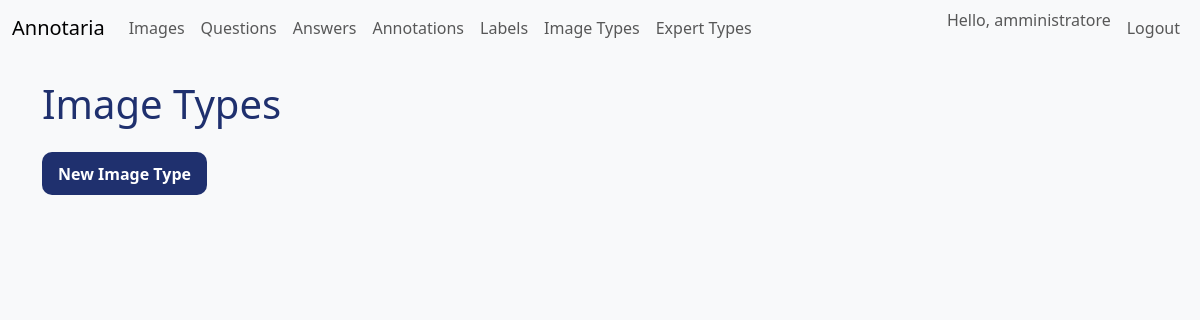
The app's page /ui/image-types (signed in), older data.
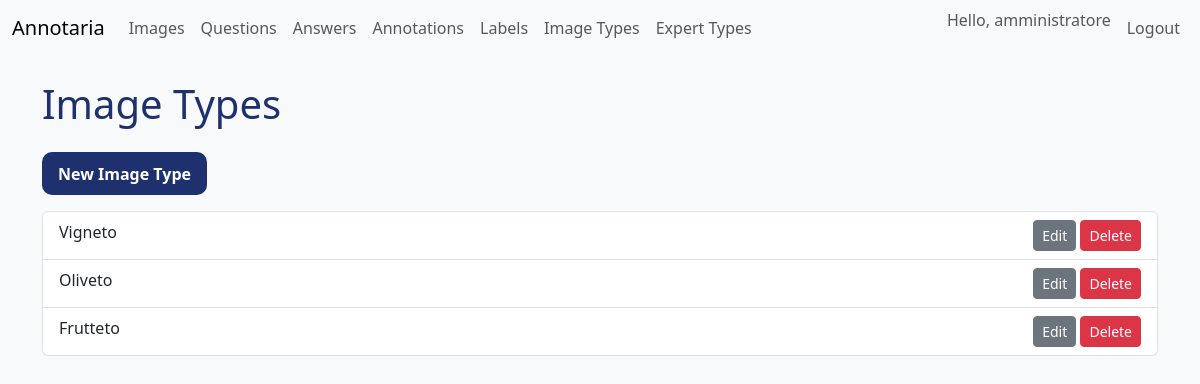
The same page, newer data.
### models.py (models this page shows)
class ImageType(Base):
    __tablename__ = "image_types"
    id = Column(Integer, primary_key=True, index=True)
    name = Column(String, unique=True, nullable=False)
    images = relationship("Image", back_populates="image_type")
    questions = relationship(
        "Question", secondary=question_image_types, back_populates="image_types"
    )
    expert_types = relationship(
        "ExpertType", secondary=expert_type_image_types, back_populates="image_types"
    )

### routers/ui.py (the view)
@router.get(
    "/image-types",
    response_class=HTMLResponse,
)
def list_image_types(
    request: Request,
    user: UserModel = Depends(require_admin),
    db: Session = Depends(get_db),
):
    types = db.query(ImageTypeModel).all()
    return templates.TemplateResponse(
        "image_types.html", {"request": request, "types": types, "user": user}
    )

### templates/image_types.html
{% extends "base.html" %}
{% block content %}
<h1>Image Types</h1>
<a href="/ui/image-types/create" class="btn btn-primary mb-3">New Image Type</a>
<ul class="list-group">
{% for t in types %}
<li class="list-group-item d-flex justify-content-between">
    {{ t.name }}
    <span>
        <a href="/ui/image-types/{{ t.id }}/edit" class="btn btn-sm btn-secondary">Edit</a>
        <form method="post" action="/ui/image-types/{{ t.id }}/delete" class="d-inline">
            <button type="submit" class="btn btn-sm btn-danger">Delete</button>
        </form>
    </span>
</li>
{% endfor %}
</ul>
{% endblock %}

Row changes from the older to the newer data that the page shows:
added ImageType: name "Vigneto"
added ImageType: name "Oliveto"
added ImageType: name "Frutteto"
